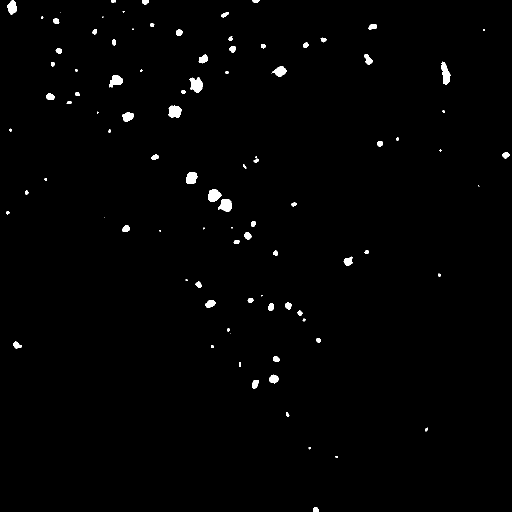
#> input picture TQ2/binary_41077_120219_S000090_L01.tif, 1024 x 1024 px (shown at 1/2 size)
$ python TQ2_code.py
#> lines starting #> are read from the running program, lines starting #| are printed output that depends on the picture; after the words box and inside, x2 and y2 are one past the last pixel; in counts of white or black regions, pixels touching at a corner belong together
from PIL import Image
import numpy as np
import matplotlib.pyplot as plt

## Optional statement to change working directory in case
## it's not same as the directory of this file
# import os
# os.chdir("OneDrive - Olin College of Engineering/Desktop/Other College Stuff/PGPStuff/TVI_Intern_Technical_Questions-master/")

# Open ground truth binary mask and convert to array
im_bmask= Image.open(f"TQ2/binary_41077_120219_S000090_L01.tif")
#> im_bmask is the input picture: PIL image 1024x1024 L; values 0 (black) and 1 (white), 0.99% white; 94 white regions (20 under 20 px), largest, box (x1, y1, x2, y2) and area: (379, 155, 406, 186) 566, (882, 123, 901, 170) 519, (337, 211, 364, 236) 517
arr_bmask = np.array(im_bmask)

# Open the clearest image (..._ch03) and convert to array
im_real= Image.open(f"TQ1/41077_120219_S000090_ch03.tif")
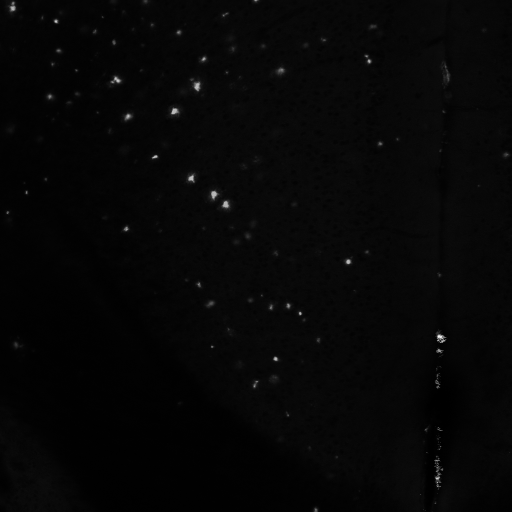
#> input picture TQ1/41077_120219_S000090_ch03.tif, 1024 x 1024 px (shown at 1/2 size)
#> im_real is the input picture: PIL image 1024x1024 I;16; min 0, max 51437, mean 1316
arr_real = np.array(im_real)

# Flatten to 1-D array, convert to binary mask
r_real = arr_real.reshape(arr_real.shape[0]*arr_real.shape[1])
for i in range(r_real.shape[0]):
    # Threshold value of 3500 was narrowed down through
    # manual testing to give the most accurate results
    if r_real[i] > 3500:
        r_real[i] = 1
    else:
        r_real[i] = 0

# Convert back to 2-D array
arr_real = r_real.reshape(arr_real.shape[0],arr_real.shape[1])
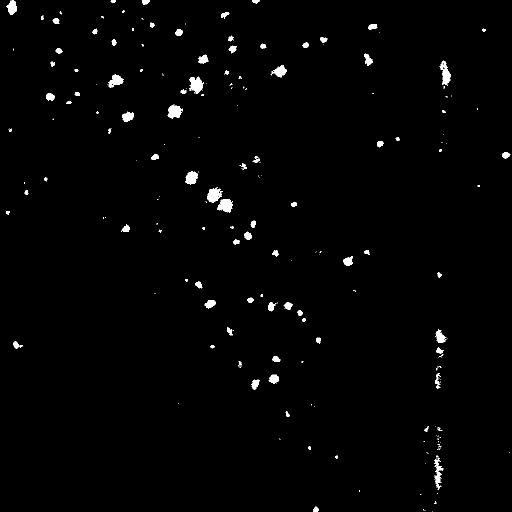
#> arr_real: shape (1024, 1024) uint16 (shown at 1/2 size); values 0 (black) and 1 (white), 1.3% white; 249 white regions (156 under 20 px), largest, box (x1, y1, x2, y2) and area: (378, 153, 408, 188) 622, (415, 374, 446, 406) 581, (434, 398, 466, 425) 566

# Calculate accuracy
overlap = np.bitwise_xor(arr_bmask, arr_real)
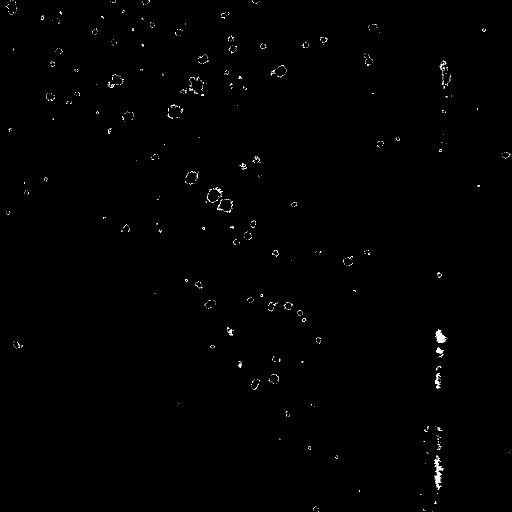
#> overlap: shape (1024, 1024) uint16 (shown at 1/2 size); values 0 (black) and 1 (white), 0.34% white in thin lines or dots
accuracy = 1 - (np.sum(overlap)/arr_real.size)
#> accuracy = 0.997
print(f"Percentage of pixels correctly segmented compared to ground truth: {str(np.round(accuracy*100, 2))}%")
#| Percentage of pixels correctly segmented compared to ground truth: 99.66%

# Display binary mask
plt.imshow(arr_real, cmap="gray")
plt.show()
